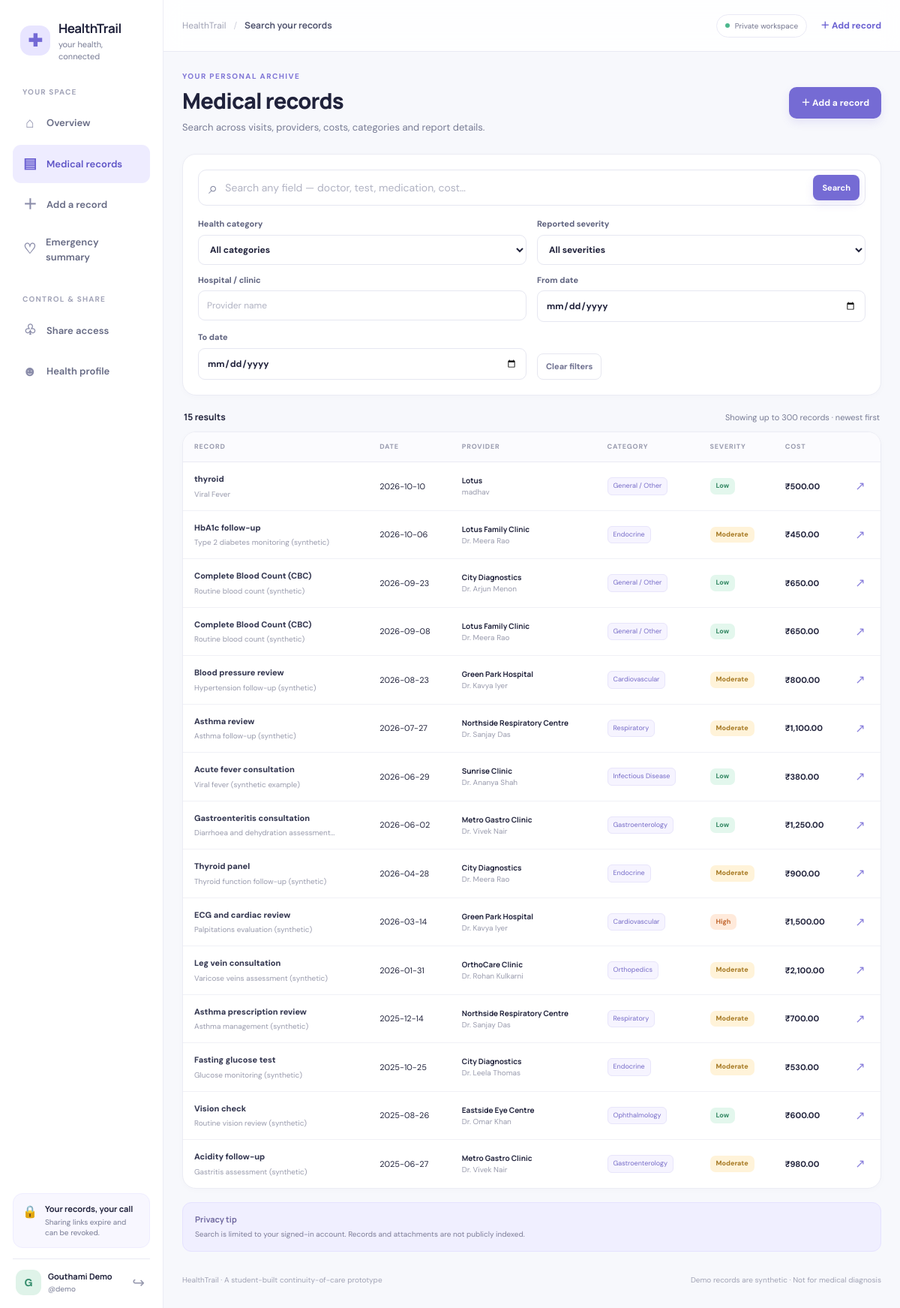
/records (signed in), run on the app's committed database.
### tables this page shows
CREATE TABLE users (
                id INTEGER PRIMARY KEY AUTOINCREMENT,
                username TEXT NOT NULL UNIQUE COLLATE NOCASE,
                full_name TEXT NOT NULL,
                password_hash TEXT NOT NULL,
                allergies TEXT NOT NULL DEFAULT '',
                current_medications TEXT NOT NULL DEFAULT '',
                chronic_conditions TEXT NOT NULL DEFAULT '',
                emergency_contact TEXT NOT NULL DEFAULT '',
                created_at TEXT NOT NULL
            );

CREATE TABLE records (
                id INTEGER PRIMARY KEY AUTOINCREMENT,
                user_id INTEGER NOT NULL REFERENCES users(id) ON DELETE CASCADE,
                patient_name TEXT NOT NULL,
                record_date TEXT NOT NULL,
                doctor_name TEXT NOT NULL DEFAULT '',
                hospital_name TEXT NOT NULL DEFAULT '',
                cost REAL,
                category TEXT NOT NULL,
                severity TEXT NOT NULL,
                title TEXT NOT NULL,
                diagnosis TEXT NOT NULL DEFAULT '',
                test_type TEXT NOT NULL DEFAULT '',
                medications TEXT NOT NULL DEFAULT '',
                notes TEXT NOT NULL DEFAULT '',
                extracted_text TEXT NOT NULL DEFAULT '',
                attachment_path TEXT NOT NULL DEFAULT '',
                original_filename TEXT NOT NULL DEFAULT '',
                source_type TEXT NOT NULL DEFAULT 'manual',
                created_at TEXT NOT NULL
            );

### app.py (the view, shortened to what this page needs)
    @app.route("/records")
    @login_required
    def records():
        user_id = current_user()["id"]
        q = clean_text(request.args.get("q"), 180)
        category = clean_text(request.args.get("category"), 60)
        severity = clean_text(request.args.get("severity"), 20)
        hospital = clean_text(request.args.get("hospital"), 180)
        start_date = clean_text(request.args.get("start_date"), 10)
        end_date = clean_text(request.args.get("end_date"), 10)
        clauses = ["user_id = ?"]
        params: list[Any] = [user_id]
        if category in CATEGORIES:
            clauses.append("category = ?")
            params.append(category)
        if severity in SEVERITIES:
            clauses.append("severity = ?")
            params.append(severity)
        if hospital:
            clauses.append("hospital_name LIKE ?")
            params.append(f"%{hospital}%")
        sql = "SELECT * FROM records WHERE " + " AND ".join(clauses) + " ORDER BY record_date DESC, id DESC LIMIT 300"
        rows = get_db().execute(sql, params).fetchall()
        return render_template("records.html", page_title="Search your records", records=rows,
                               filters={"q": q, "category": category, "severity": severity, "hospital": hospital,
                                        "start_date": start_date, "end_date": end_date})

### templates/records.html (shortened to what this page needs)
{% extends 'base.html' %}
{% block content %}
<div class="page-intro">
  <div><span class="eyebrow">YOUR PERSONAL ARCHIVE</span>
    <h1>Medical records</h1>
    <p class="muted">Search across visits, providers, costs, categories and report details.</p>
  </div><a class="btn btn-primary" href="{{ url_for('new_record') }}">＋ Add a record</a>
</div>
<section class="panel search-panel">
  <form method="get" action="{{ url_for('records') }}" class="search-form">
    <label class="search-field"><span>⌕</span><input name="q" value="{{ filters.q }}"
        placeholder="Search any field — doctor, test, medication, cost…"><button type="submit"
        class="btn btn-primary btn-small">Search</button></label>
    <div class="filter-grid">
      <label>Health category<select name="category">
          <option value="">All categories</option>
        </select></label>
      <label>Reported severity<select name="severity">
          <option value="">All severities</option>
        </select></label>
      <label>Hospital / clinic<input name="hospital" value="{{ filters.hospital }}" placeholder="Provider name"></label>
      <label>From date<input type="date" name="start_date" value="{{ filters.start_date }}"></label>
      <label>To date<input type="date" name="end_date" value="{{ filters.end_date }}"></label>
      <div class="filter-actions"><a class="btn btn-ghost btn-small" href="{{ url_for('records') }}">Clear filters</a>
      </div>
    </div>
  </form>
</section>
<div class="results-heading"><strong>{{ records|length }} result{{ '' if records|length == 1 else 's'
    }}</strong><span>Showing up to 300 records · newest first</span></div>
{% if records %}<section class="panel table-panel">
  <div class="table-scroll">
    <table class="records-table">
      <thead>
        <tr>
          <th>RECORD</th>
          <th>DATE</th>
          <th>PROVIDER</th>
          <th>CATEGORY</th>
          <th>SEVERITY</th>
          <th>COST</th>
          <th></th>
        </tr>
      </thead>
      <tbody>
        {% for r in records %}<tr>
          <td><a class="table-title" href="{{ url_for('record_detail', record_id=r['id']) }}">{{ r['title']
              }}</a><small>{{ r['diagnosis'] or r['test_type'] or 'No summary added' }}</small></td>
          <td class="nowrap">{{ r['record_date'] }}</td>
          <td><strong class="provider-name">{{ r['hospital_name'] or '—' }}</strong><small>{{ r['doctor_name'] or
              'Doctor not listed' }}</small></td>
          <td><span class="category-chip">{{ r['category'] }}</span></td>
          <td><span class="severity severity-{{ r['severity']|lower }}">{{ r['severity'] }}</span></td>
          <td class="cost-cell">{% if r['cost'] is not none %}₹{{ '{:,.2f}'.format(r['cost']) }}{% else %}—{% endif %}
          </td>
          <td><a class="icon-link" href="{{ url_for('record_detail', record_id=r['id']) }}"
              aria-label="Open record">↗</a></td>
        </tr>{% endfor %}
      </tbody>
    </table>
  </div>
</section>{% else %}<section class="panel empty-state large-empty"><span>⌕</span>
  <h3>No records match those filters</h3>
  <p>Try another keyword or clear the filters to browse the full timeline.</p><a class="btn btn-secondary"
    href="{{ url_for('records') }}">Clear filters</a>
</section>{% endif %}
<div class="notice notice-soft"><strong>Privacy tip</strong>
  <p>Search is limited to your signed-in account. Records and attachments are not publicly indexed.</p>
</div>
{% endblock %}

### templates/base.html (shortened to what this page needs)
<!doctype html>
<html lang="en">
<head>
  <link rel="stylesheet" href="{{ url_for('static', filename='style.css') }}">
</head>
<body>
  <div class="app-shell {% if not current_user() and request.endpoint in ['login', 'signup'] %}auth-shell{% elif not current_user() %}guest-shell{% endif %}">
    {% if current_user() %}
    <aside class="sidebar">
      <a href="{{ url_for('dashboard') }}" class="brand">
        <span class="brand-mark">✚</span>
        <span><strong>HealthTrail</strong><small>your health, connected</small></span>
      </a>
      <div class="nav-label">YOUR SPACE</div>
      <nav class="side-nav">
        <a class="nav-item {% if request.endpoint == 'dashboard' %}active{% endif %}" href="{{ url_for('dashboard') }}"><span>⌂</span> Overview</a>
        <a class="nav-item {% if request.endpoint in ['records', 'record_detail', 'new_record', 'extract_upload', 'edit_record'] %}active{% endif %}" href="{{ url_for('records') }}"><span>▤</span> Medical records</a>
        <a class="nav-item {% if request.endpoint == 'new_record' %}active{% endif %}" href="{{ url_for('new_record') }}"><span>＋</span> Add a record</a>
        <a class="nav-item {% if request.endpoint == 'emergency_card' %}active{% endif %}" href="{{ url_for('emergency_card') }}"><span>♡</span> Emergency summary</a>
      </nav>
      <div class="nav-label">CONTROL & SHARE</div>
      <nav class="side-nav">
        <a class="nav-item {% if request.endpoint in ['sharing', 'public_share'] %}active{% endif %}" href="{{ url_for('sharing') }}"><span>♧</span> Share access</a>
        <a class="nav-item {% if request.endpoint == 'profile' %}active{% endif %}" href="{{ url_for('profile') }}"><span>☻</span> Health profile</a>
      </nav>
      <div class="sidebar-bottom">
        <div class="privacy-mini"><span>🔒</span><div><strong>Your records, your call</strong><p>Sharing links expire and can be revoked.</p></div></div>
        <div class="user-mini"><span class="avatar">{{ current_user()['full_name'][:1]|upper }}</span><div class="user-mini-text"><strong>{{ current_user()['full_name'] }}</strong><small>@{{ current_user()['username'] }}</small></div>
          <form method="post" action="{{ url_for('logout') }}"><input type="hidden" name="csrf_token" value="{{ csrf_token() }}"><button class="logout-icon" type="submit" title="Sign out" aria-label="Sign out">↪</button></form>
        </div>
      </div>
    </aside>
    {% endif %}
    <main class="main-area {% if not current_user() and request.endpoint in ['login', 'signup'] %}auth-main{% elif not current_user() %}guest-main{% endif %}">
      {% if current_user() %}
      <header class="topbar">
        <div class="breadcrumb"><span>HealthTrail</span><span class="crumb-sep">/</span><strong>{{ page_title or 'Overview' }}</strong></div>
        <div class="topbar-actions"><span class="secure-pill"><span class="secure-dot"></span> Private workspace</span><a class="topbar-add" href="{{ url_for('new_record') }}">＋ Add record</a></div>
      </header>
      {% endif %}
      <div class="content-wrap {% if not current_user() and request.endpoint in ['login', 'signup'] %}auth-content{% elif not current_user() %}guest-content{% endif %}">
        {% block content %}{% endblock %}
        <footer class="page-footer"><span>HealthTrail · A student-built continuity-of-care prototype</span><span>Demo records are synthetic · Not for medical diagnosis</span></footer>
      </div>
    </main>
  </div>
</body>
</html>

### data on the page
users: full_name "G", full_name "Gouthami Demo", username "demo"
records: title "thyroid", diagnosis "Viral Fever", record_date "2026-10-10", hospital_name "Lotus", doctor_name "madhav", category "General / Other", severity "Low", cost "500.00"
records: title "HbA1c follow-up", diagnosis "Type 2 diabetes monitoring (synthetic)", record_date "2026-10-06", hospital_name "Lotus Family Clinic", doctor_name "Dr. Meera Rao", category "Endocrine", severity "Moderate", cost "450.00"
records: title "Complete Blood Count (CBC)", diagnosis "Routine blood count (synthetic)", record_date "2026-09-23", hospital_name "City Diagnostics", doctor_name "Dr. Arjun Menon", category "General / Other", severity "Low", cost "650.00"
records: title "Complete Blood Count (CBC)", diagnosis "Routine blood count (synthetic)", record_date "2026-09-08", hospital_name "Lotus Family Clinic", doctor_name "Dr. Meera Rao", category "General / Other", severity "Low", cost "650.00"
records: title "Blood pressure review", diagnosis "Hypertension follow-up (synthetic)", record_date "2026-08-23", hospital_name "Green Park Hospital", doctor_name "Dr. Kavya Iyer", category "Cardiovascular", severity "Moderate", cost "800.00"
records: title "Asthma review", diagnosis "Asthma follow-up (synthetic)", record_date "2026-07-27", hospital_name "Northside Respiratory Centre", doctor_name "Dr. Sanjay Das", category "Respiratory", severity "Moderate", cost "1,100.00"
records: title "Acute fever consultation", diagnosis "Viral fever (synthetic example)", record_date "2026-06-29", hospital_name "Sunrise Clinic", doctor_name "Dr. Ananya Shah", category "Infectious Disease", severity "Low", cost "380.00"
records: title "Gastroenteritis consultation", diagnosis "Diarrhoea and dehydration assessment…", record_date "2026-06-02", hospital_name "Metro Gastro Clinic", doctor_name "Dr. Vivek Nair", category "Gastroenterology", severity "Low", cost "1,250.00"
records: title "Thyroid panel", diagnosis "Thyroid function follow-up (synthetic)", record_date "2026-04-28", hospital_name "City Diagnostics", doctor_name "Dr. Meera Rao", category "Endocrine", severity "Moderate", cost "900.00"
records: title "ECG and cardiac review", diagnosis "Palpitations evaluation (synthetic)", record_date "2026-03-14", hospital_name "Green Park Hospital", doctor_name "Dr. Kavya Iyer", category "Cardiovascular", severity "High", cost "1,500.00"
records: title "Leg vein consultation", diagnosis "Varicose veins assessment (synthetic)", record_date "2026-01-31", hospital_name "OrthoCare Clinic", doctor_name "Dr. Rohan Kulkarni", category "Orthopedics", severity "Moderate", cost "2,100.00"
records: title "Asthma prescription review", diagnosis "Asthma management (synthetic)", record_date "2025-12-14", hospital_name "Northside Respiratory Centre", doctor_name "Dr. Sanjay Das", category "Respiratory", severity "Moderate", cost "700.00"
records: title "Fasting glucose test", diagnosis "Glucose monitoring (synthetic)", record_date "2025-10-25", hospital_name "City Diagnostics", doctor_name "Dr. Leela Thomas", category "Endocrine", severity "Moderate", cost "530.00"
records: title "Vision check", diagnosis "Routine vision review (synthetic)", record_date "2025-08-26", hospital_name "Eastside Eye Centre", doctor_name "Dr. Omar Khan", category "Ophthalmology", severity "Low", cost "600.00"
records: title "Acidity follow-up", diagnosis "Gastritis assessment (synthetic)", record_date "2025-06-27", hospital_name "Metro Gastro Clinic", doctor_name "Dr. Vivek Nair", category "Gastroenterology", severity "Moderate", cost "980.00"

### other printed values
{{ page_title or 'Overview' }} "Search your records"
{{ records|length }} "15"
{{ '' if records|length == 1 else 's' }} "s"
